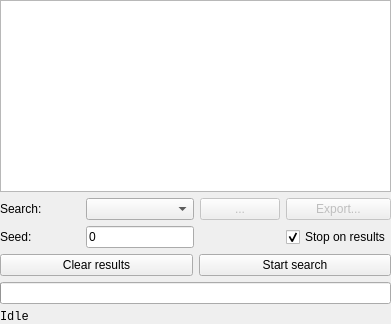
<?xml version="1.0" encoding="UTF-8"?>
<ui version="4.0">
 <class>FormSearchControl</class>
 <widget class="QWidget" name="FormSearchControl">
  <property name="sizePolicy">
   <sizepolicy hsizetype="Expanding" vsizetype="Expanding">
    <horstretch>0</horstretch>
    <verstretch>0</verstretch>
   </sizepolicy>
  </property>
  <property name="windowTitle">
   <string>Form</string>
  </property>
  <layout class="QGridLayout" name="gridLayout_2">
   <property name="leftMargin">
    <number>0</number>
   </property>
   <property name="topMargin">
    <number>0</number>
   </property>
   <property name="rightMargin">
    <number>0</number>
   </property>
   <property name="bottomMargin">
    <number>0</number>
   </property>
   <item row="1" column="0">
    <layout class="QGridLayout" name="gridLayout">
     <item row="0" column="1">
      <widget class="QPushButton" name="buttonSearchHelp">
       <property name="styleSheet">
        <string notr="true">
QPushButton {
	background-color: rgba(255, 255, 255, 0);
	border: none;
	image: url(:/icons/info.png);
	image-position: right;
}
QPushButton:hover {
	image: url(:/icons/info_h.png);
}</string>
       </property>
       <property name="text">
        <string/>
       </property>
      </widget>
     </item>
     <item row="0" column="0">
      <widget class="QLabel" name="label">
       <property name="toolTip">
        <string>&lt;html&gt;&lt;head/&gt;&lt;body&gt;&lt;p&gt;searching algorithm&lt;/p&gt;&lt;p&gt;incremental: best for non-exhaustive biome searches&lt;/p&gt;&lt;p&gt;48-bit family blocks: best for searches with strong structure restrictions&lt;/p&gt;&lt;p&gt;seed list from file...: load and search through a pre-computed list of seed&lt;/p&gt;&lt;/body&gt;&lt;/html&gt;</string>
       </property>
       <property name="text">
        <string>Search:</string>
       </property>
      </widget>
     </item>
     <item row="0" column="5" colspan="2">
      <widget class="QPushButton" name="buttonExport">
       <property name="enabled">
        <bool>false</bool>
       </property>
       <property name="toolTip">
        <string>Export the matching seeds to a text file</string>
       </property>
       <property name="text">
        <string>Export...</string>
       </property>
      </widget>
     </item>
     <item row="0" column="4">
      <widget class="QPushButton" name="buttonMore">
       <property name="enabled">
        <bool>false</bool>
       </property>
       <property name="text">
        <string>...</string>
       </property>
      </widget>
     </item>
     <item row="0" column="2" colspan="2">
      <widget class="StyledComboBox" name="comboSearchType">
       <property name="sizePolicy">
        <sizepolicy hsizetype="Expanding" vsizetype="Fixed">
         <horstretch>1</horstretch>
         <verstretch>0</verstretch>
        </sizepolicy>
       </property>
       <property name="iconSize">
        <size>
         <width>0</width>
         <height>16</height>
        </size>
       </property>
      </widget>
     </item>
     <item row="4" column="0" colspan="7">
      <widget class="QLabel" name="labelStatus">
       <property name="font">
        <font>
         <family>Courier New</family>
        </font>
       </property>
       <property name="text">
        <string>Idle</string>
       </property>
      </widget>
     </item>
     <item row="1" column="0">
      <widget class="QLabel" name="label_2">
       <property name="text">
        <string>Seed:</string>
       </property>
      </widget>
     </item>
     <item row="2" column="0" colspan="7">
      <layout class="QHBoxLayout" name="horizontalLayout">
       <item>
        <widget class="QPushButton" name="buttonClear">
         <property name="text">
          <string>Clear results</string>
         </property>
         <property name="icon">
          <iconset resource="../rc/icons.qrc">
           <normaloff>:/icons/clear.png</normaloff>:/icons/clear.png</iconset>
         </property>
        </widget>
       </item>
       <item>
        <widget class="QPushButton" name="buttonStart">
         <property name="text">
          <string>Start search</string>
         </property>
         <property name="icon">
          <iconset resource="../rc/icons.qrc">
           <normaloff>:/icons/search.png</normaloff>:/icons/search.png</iconset>
         </property>
         <property name="checkable">
          <bool>true</bool>
         </property>
        </widget>
       </item>
      </layout>
     </item>
     <item row="1" column="2" colspan="2">
      <widget class="QLineEdit" name="lineStart">
       <property name="sizePolicy">
        <sizepolicy hsizetype="Expanding" vsizetype="Fixed">
         <horstretch>1</horstretch>
         <verstretch>0</verstretch>
        </sizepolicy>
       </property>
       <property name="text">
        <string>0</string>
       </property>
      </widget>
     </item>
     <item row="3" column="0" colspan="7">
      <widget class="QProgressBar" name="progressBar">
       <property name="font">
        <font>
         <family>Courier New</family>
        </font>
       </property>
       <property name="toolTip">
        <string>Queued progress within the search set</string>
       </property>
       <property name="layoutDirection">
        <enum>Qt::LeftToRight</enum>
       </property>
       <property name="maximum">
        <number>10000</number>
       </property>
       <property name="alignment">
        <set>Qt::AlignCenter</set>
       </property>
       <property name="format">
        <string>0</string>
       </property>
      </widget>
     </item>
     <item row="1" column="5" colspan="2">
      <widget class="QCheckBox" name="checkStop">
       <property name="toolTip">
        <string>stop as soon as the next set of matching seeds is found</string>
       </property>
       <property name="text">
        <string>Stop on results</string>
       </property>
       <property name="checked">
        <bool>true</bool>
       </property>
      </widget>
     </item>
    </layout>
   </item>
   <item row="0" column="0">
    <widget class="QTableView" name="results">
     <property name="sizePolicy">
      <sizepolicy hsizetype="Expanding" vsizetype="Expanding">
       <horstretch>0</horstretch>
       <verstretch>0</verstretch>
      </sizepolicy>
     </property>
     <property name="minimumSize">
      <size>
       <width>0</width>
       <height>20</height>
      </size>
     </property>
     <property name="font">
      <font>
       <family>Courier New</family>
      </font>
     </property>
     <property name="contextMenuPolicy">
      <enum>Qt::CustomContextMenu</enum>
     </property>
     <property name="horizontalScrollBarPolicy">
      <enum>Qt::ScrollBarAlwaysOff</enum>
     </property>
     <property name="editTriggers">
      <set>QAbstractItemView::NoEditTriggers</set>
     </property>
     <property name="selectionMode">
      <enum>QAbstractItemView::SingleSelection</enum>
     </property>
     <property name="selectionBehavior">
      <enum>QAbstractItemView::SelectRows</enum>
     </property>
     <property name="sortingEnabled">
      <bool>true</bool>
     </property>
     <attribute name="horizontalHeaderStretchLastSection">
      <bool>true</bool>
     </attribute>
    </widget>
   </item>
  </layout>
 </widget>
 <customwidgets>
  <customwidget>
   <class>StyledComboBox</class>
   <extends>QComboBox</extends>
   <header>src/widgets.h</header>
  </customwidget>
 </customwidgets>
 <resources>
  <include location="../rc/icons.qrc"/>
 </resources>
 <connections/>
</ui>
